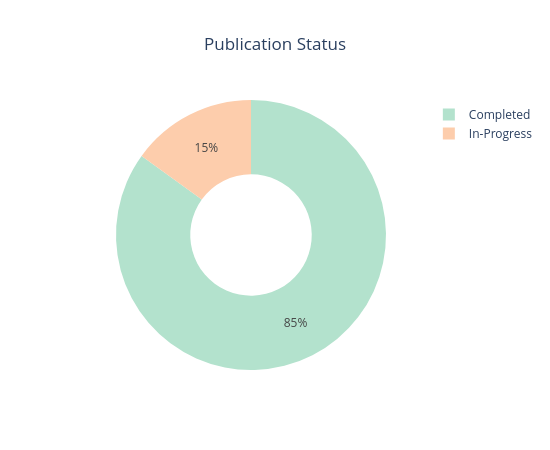

Notebook source saved alongside this figure:
### Markdown cell above
### 4.2 Publication Status

### Code cell
status_counts = (
    fics["publicationStatus"]
    .value_counts()
    .reset_index()
)

status_counts.columns = ["Status", "Count"]

status_counts["Percentage"] = (
    status_counts["Count"] / len(fics) * 100
)

publication_colors = [
    "#b3e2cd",
    "#fdcdac"
]

fig = go.Figure(
    go.Pie(
        labels=status_counts["Status"],
        values=status_counts["Percentage"],
        hole=0.45,
        textinfo="percent",
        textposition="inside",
        marker=dict(colors=publication_colors),
        hovertemplate="%{label}<br>%{value:.1f}% of corpus<extra></extra>",
        showlegend=True
    )
)

fig.update_layout(
    template="plotly_white",
    title=dict(
        text="Publication Status",
        x=0.5
    ),
    width=550,
    height=450,
    font=dict(size=12)
)

fig.show()

save_plotly_figure(
    fig,
    "04_pub_status",
    FICS_FIGURES_PATH
)

### Figure 1 — Plotly figure (JSON) as saved in the notebook; plotly's stock layout.template omitted (floating-point values rounded to 4 significant figures)
{"data": [{"hole": 0.45, "hovertemplate": "%{label}<br>%{value:.1f}% of corpus<extra></extra>", "labels": ["Completed", "In-Progress"], "marker": {"colors": ["#b3e2cd", "#fdcdac"]}, "showlegend": true, "textinfo": "percent", "textposition": "inside", "type": "pie", "values": [84.96, 15.04]}], "layout": {"font": {"size": 12}, "height": 450, "title": {"text": "Publication Status", "x": 0.5}, "width": 550}}
